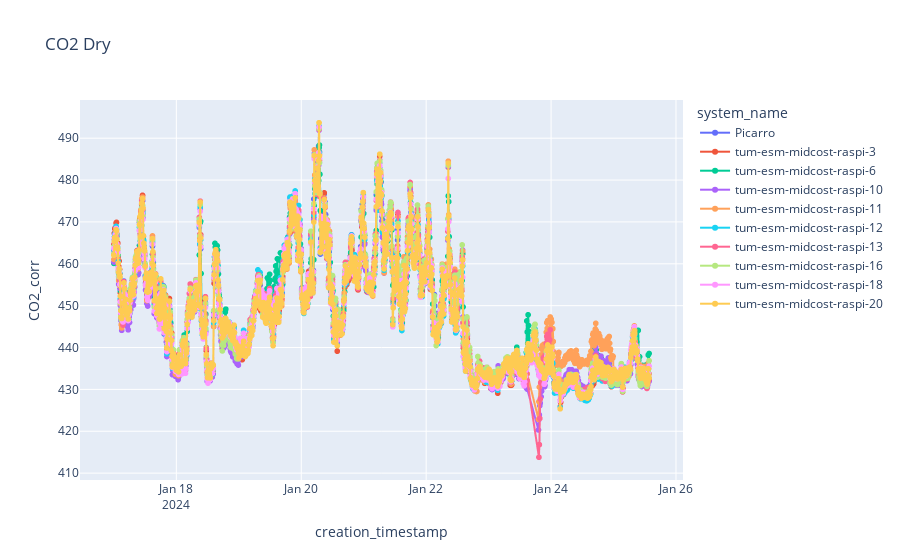
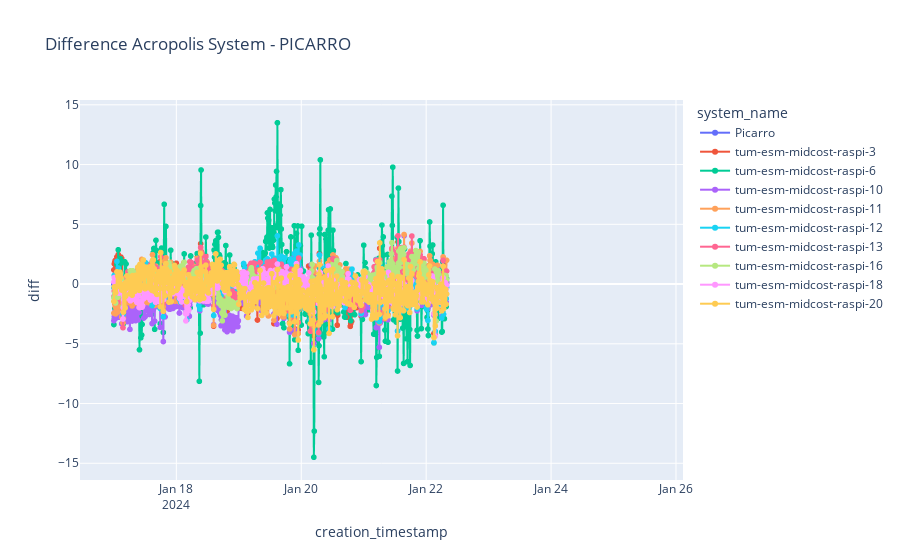
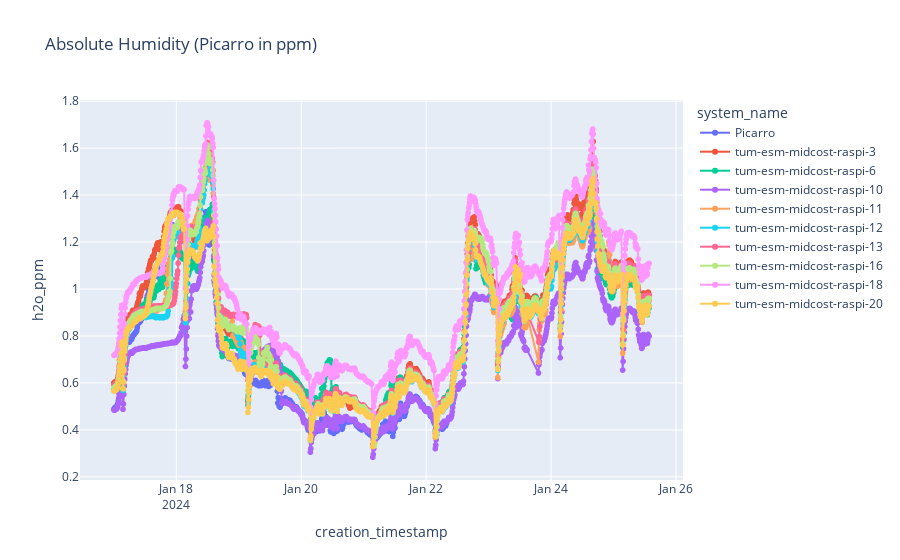

Notebook code cell kept with these figures, in order:
### Code cell
import plotly.express as px

#dataframe = df_cal_corr_agg_1h
dataframe = df_cal_corr_agg_10m

fig = px.line(dataframe, x="creation_timestamp", y=f"CO2_corr", markers=True, title = "CO2 Dry", color="system_name")
fig.show()

fig = px.line(dataframe, x="creation_timestamp", y=f"diff", markers=True, title = "Difference Acropolis System - PICARRO", color="system_name")
fig.show()

fig = px.line(dataframe, x="creation_timestamp", y=f"h2o_ppm", markers=True, title = "Absolute Humidity (Picarro in ppm)", color="system_name")
fig.show()

### Figure 1 — Plotly figure (JSON) as saved in the notebook; plotly's stock layout.template omitted (floating-point values rounded to 4 significant figures; data arrays with more than 128 entries replaced by an {"elided": "..."} marker saying what was removed)
{"data": [{"hovertemplate": "system_name=Picarro<br>creation_timestamp=%{x}<br>CO2_corr=%{y}<extra></extra>", "legendgroup": "Picarro", "line": {"color": "#636efa", "dash": "solid"}, "marker": {"symbol": "circle"}, "mode": "lines+markers", "name": "Picarro", "showlegend": true, "type": "scattergl", "x": {"elided": "768 str values"}, "xaxis": "x", "y": {"elided": "768 float values"}, "yaxis": "y"}, {"hovertemplate": "system_name=tum-esm-midcost-raspi-3<br>creation_timestamp=%{x}<br>CO2_corr=%{y}<extra></extra>", "legendgroup": "tum-esm-midcost-raspi-3", "line": {"color": "#EF553B", "dash": "solid"}, "marker": {"symbol": "circle"}, "mode": "lines+markers", "name": "tum-esm-midcost-raspi-3", "showlegend": true, "type": "scattergl", "x": {"elided": "1216 str values"}, "xaxis": "x", "y": {"elided": "1216 float values"}, "yaxis": "y"}, {"hovertemplate": "system_name=tum-esm-midcost-raspi-6<br>creation_timestamp=%{x}<br>CO2_corr=%{y}<extra></extra>", "legendgroup": "tum-esm-midcost-raspi-6", "line": {"color": "#00cc96", "dash": "solid"}, "marker": {"symbol": "circle"}, "mode": "lines+markers", "name": "tum-esm-midcost-raspi-6", "showlegend": true, "type": "scattergl", "x": {"elided": "1216 str values"}, "xaxis": "x", "y": {"elided": "1216 float values"}, "yaxis": "y"}, {"hovertemplate": "system_name=tum-esm-midcost-raspi-10<br>creation_timestamp=%{x}<br>CO2_corr=%{y}<extra></extra>", "legendgroup": "tum-esm-midcost-raspi-10", "line": {"color": "#ab63fa", "dash": "solid"}, "marker": {"symbol": "circle"}, "mode": "lines+markers", "name": "tum-esm-midcost-raspi-10", "showlegend": true, "type": "scattergl", "x": {"elided": "1192 str values"}, "xaxis": "x", "y": {"elided": "1192 float values"}, "yaxis": "y"}, {"hovertemplate": "system_name=tum-esm-midcost-raspi-11<br>creation_timestamp=%{x}<br>CO2_corr=%{y}<extra></extra>", "legendgroup": "tum-esm-midcost-raspi-11", "line": {"color": "#FFA15A", "dash": "solid"}, "marker": {"symbol": "circle"}, "mode": "lines+markers", "name": "tum-esm-midcost-raspi-11", "showlegend": true, "type": "scattergl", "x": {"elided": "1192 str values"}, "xaxis": "x", "y": {"elided": "1192 float values"}, "yaxis": "y"}, {"hovertemplate": "system_name=tum-esm-midcost-raspi-12<br>creation_timestamp=%{x}<br>CO2_corr=%{y}<extra></extra>", "legendgroup": "tum-esm-midcost-raspi-12", "line": {"color": "#19d3f3", "dash": "solid"}, "marker": {"symbol": "circle"}, "mode": "lines+markers", "name": "tum-esm-midcost-raspi-12", "showlegend": true, "type": "scattergl", "x": {"elided": "1217 str values"}, "xaxis": "x", "y": {"elided": "1217 float values"}, "yaxis": "y"}, {"hovertemplate": "system_name=tum-esm-midcost-raspi-13<br>creation_timestamp=%{x}<br>CO2_corr=%{y}<extra></extra>", "legendgroup": "tum-esm-midcost-raspi-13", "line": {"color": "#FF6692", "dash": "solid"}, "marker": {"symbol": "circle"}, "mode": "lines+markers", "name": "tum-esm-midcost-raspi-13", "showlegend": true, "type": "scattergl", "x": {"elided": "1191 str values"}, "xaxis": "x", "y": {"elided": "1191 float values"}, "yaxis": "y"}, {"hovertemplate": "system_name=tum-esm-midcost-raspi-16<br>creation_timestamp=%{x}<br>CO2_corr=%{y}<extra></extra>", "legendgroup": "tum-esm-midcost-raspi-16", "line": {"color": "#B6E880", "dash": "solid"}, "marker": {"symbol": "circle"}, "mode": "lines+markers", "name": "tum-esm-midcost-raspi-16", "showlegend": true, "type": "scattergl", "x": {"elided": "1217 str values"}, "xaxis": "x", "y": {"elided": "1217 float values"}, "yaxis": "y"}, {"hovertemplate": "system_name=tum-esm-midcost-raspi-18<br>creation_timestamp=%{x}<br>CO2_corr=%{y}<extra></extra>", "legendgroup": "tum-esm-midcost-raspi-18", "line": {"color": "#FF97FF", "dash": "solid"}, "marker": {"symbol": "circle"}, "mode": "lines+markers", "name": "tum-esm-midcost-raspi-18", "showlegend": true, "type": "scattergl", "x": {"elided": "1217 str values"}, "xaxis": "x", "y": {"elided": "1217 float values"}, "yaxis": "y"}, {"hovertemplate": "system_name=tum-esm-midcost-raspi-20<br>creation_timestamp=%{x}<br>CO2_corr=%{y}<extra></extra>", "legendgroup": "tum-esm-midcost-raspi-20", "line": {"color": "#FECB52", "dash": "solid"}, "marker": {"symbol": "circle"}, "mode": "lines+markers", "name": "tum-esm-midcost-raspi-20", "showlegend": true, "type": "scattergl", "x": {"elided": "1217 str values"}, "xaxis": "x", "y": {"elided": "1217 float values"}, "yaxis": "y"}], "layout": {"legend": {"title": {"text": "system_name"}, "tracegroupgap": 0}, "title": {"text": "CO2 Dry"}, "xaxis": {"anchor": "y", "domain": [0, 1], "title": {"text": "creation_timestamp"}}, "yaxis": {"anchor": "x", "domain": [0, 1], "title": {"text": "CO2_corr"}}}}

### Figure 2 — Plotly figure (JSON) as saved in the notebook; plotly's stock layout.template omitted (floating-point values rounded to 4 significant figures; data arrays with more than 128 entries replaced by an {"elided": "..."} marker saying what was removed)
{"data": [{"hovertemplate": "system_name=Picarro<br>creation_timestamp=%{x}<br>diff=%{y}<extra></extra>", "legendgroup": "Picarro", "line": {"color": "#636efa", "dash": "solid"}, "marker": {"symbol": "circle"}, "mode": "lines+markers", "name": "Picarro", "showlegend": true, "type": "scattergl", "x": {"elided": "768 str values"}, "xaxis": "x", "y": {"elided": "768 int values"}, "yaxis": "y"}, {"hovertemplate": "system_name=tum-esm-midcost-raspi-3<br>creation_timestamp=%{x}<br>diff=%{y}<extra></extra>", "legendgroup": "tum-esm-midcost-raspi-3", "line": {"color": "#EF553B", "dash": "solid"}, "marker": {"symbol": "circle"}, "mode": "lines+markers", "name": "tum-esm-midcost-raspi-3", "showlegend": true, "type": "scattergl", "x": {"elided": "1216 str values"}, "xaxis": "x", "y": {"elided": "1216 float values"}, "yaxis": "y"}, {"hovertemplate": "system_name=tum-esm-midcost-raspi-6<br>creation_timestamp=%{x}<br>diff=%{y}<extra></extra>", "legendgroup": "tum-esm-midcost-raspi-6", "line": {"color": "#00cc96", "dash": "solid"}, "marker": {"symbol": "circle"}, "mode": "lines+markers", "name": "tum-esm-midcost-raspi-6", "showlegend": true, "type": "scattergl", "x": {"elided": "1216 str values"}, "xaxis": "x", "y": {"elided": "1216 float values"}, "yaxis": "y"}, {"hovertemplate": "system_name=tum-esm-midcost-raspi-10<br>creation_timestamp=%{x}<br>diff=%{y}<extra></extra>", "legendgroup": "tum-esm-midcost-raspi-10", "line": {"color": "#ab63fa", "dash": "solid"}, "marker": {"symbol": "circle"}, "mode": "lines+markers", "name": "tum-esm-midcost-raspi-10", "showlegend": true, "type": "scattergl", "x": {"elided": "1192 str values"}, "xaxis": "x", "y": {"elided": "1192 float values"}, "yaxis": "y"}, {"hovertemplate": "system_name=tum-esm-midcost-raspi-11<br>creation_timestamp=%{x}<br>diff=%{y}<extra></extra>", "legendgroup": "tum-esm-midcost-raspi-11", "line": {"color": "#FFA15A", "dash": "solid"}, "marker": {"symbol": "circle"}, "mode": "lines+markers", "name": "tum-esm-midcost-raspi-11", "showlegend": true, "type": "scattergl", "x": {"elided": "1192 str values"}, "xaxis": "x", "y": {"elided": "1192 float values"}, "yaxis": "y"}, {"hovertemplate": "system_name=tum-esm-midcost-raspi-12<br>creation_timestamp=%{x}<br>diff=%{y}<extra></extra>", "legendgroup": "tum-esm-midcost-raspi-12", "line": {"color": "#19d3f3", "dash": "solid"}, "marker": {"symbol": "circle"}, "mode": "lines+markers", "name": "tum-esm-midcost-raspi-12", "showlegend": true, "type": "scattergl", "x": {"elided": "1217 str values"}, "xaxis": "x", "y": {"elided": "1217 float values"}, "yaxis": "y"}, {"hovertemplate": "system_name=tum-esm-midcost-raspi-13<br>creation_timestamp=%{x}<br>diff=%{y}<extra></extra>", "legendgroup": "tum-esm-midcost-raspi-13", "line": {"color": "#FF6692", "dash": "solid"}, "marker": {"symbol": "circle"}, "mode": "lines+markers", "name": "tum-esm-midcost-raspi-13", "showlegend": true, "type": "scattergl", "x": {"elided": "1191 str values"}, "xaxis": "x", "y": {"elided": "1191 float values"}, "yaxis": "y"}, {"hovertemplate": "system_name=tum-esm-midcost-raspi-16<br>creation_timestamp=%{x}<br>diff=%{y}<extra></extra>", "legendgroup": "tum-esm-midcost-raspi-16", "line": {"color": "#B6E880", "dash": "solid"}, "marker": {"symbol": "circle"}, "mode": "lines+markers", "name": "tum-esm-midcost-raspi-16", "showlegend": true, "type": "scattergl", "x": {"elided": "1217 str values"}, "xaxis": "x", "y": {"elided": "1217 float values"}, "yaxis": "y"}, {"hovertemplate": "system_name=tum-esm-midcost-raspi-18<br>creation_timestamp=%{x}<br>diff=%{y}<extra></extra>", "legendgroup": "tum-esm-midcost-raspi-18", "line": {"color": "#FF97FF", "dash": "solid"}, "marker": {"symbol": "circle"}, "mode": "lines+markers", "name": "tum-esm-midcost-raspi-18", "showlegend": true, "type": "scattergl", "x": {"elided": "1217 str values"}, "xaxis": "x", "y": {"elided": "1217 float values"}, "yaxis": "y"}, {"hovertemplate": "system_name=tum-esm-midcost-raspi-20<br>creation_timestamp=%{x}<br>diff=%{y}<extra></extra>", "legendgroup": "tum-esm-midcost-raspi-20", "line": {"color": "#FECB52", "dash": "solid"}, "marker": {"symbol": "circle"}, "mode": "lines+markers", "name": "tum-esm-midcost-raspi-20", "showlegend": true, "type": "scattergl", "x": {"elided": "1217 str values"}, "xaxis": "x", "y": {"elided": "1217 float values"}, "yaxis": "y"}], "layout": {"legend": {"title": {"text": "system_name"}, "tracegroupgap": 0}, "title": {"text": "Difference Acropolis System - PICARRO"}, "xaxis": {"anchor": "y", "domain": [0, 1], "title": {"text": "creation_timestamp"}}, "yaxis": {"anchor": "x", "domain": [0, 1], "title": {"text": "diff"}}}}

### Figure 3 — Plotly figure (JSON) as saved in the notebook; plotly's stock layout.template omitted (floating-point values rounded to 4 significant figures; data arrays with more than 128 entries replaced by an {"elided": "..."} marker saying what was removed)
{"data": [{"hovertemplate": "system_name=Picarro<br>creation_timestamp=%{x}<br>h2o_ppm=%{y}<extra></extra>", "legendgroup": "Picarro", "line": {"color": "#636efa", "dash": "solid"}, "marker": {"symbol": "circle"}, "mode": "lines+markers", "name": "Picarro", "showlegend": true, "type": "scattergl", "x": {"elided": "768 str values"}, "xaxis": "x", "y": {"elided": "768 float values"}, "yaxis": "y"}, {"hovertemplate": "system_name=tum-esm-midcost-raspi-3<br>creation_timestamp=%{x}<br>h2o_ppm=%{y}<extra></extra>", "legendgroup": "tum-esm-midcost-raspi-3", "line": {"color": "#EF553B", "dash": "solid"}, "marker": {"symbol": "circle"}, "mode": "lines+markers", "name": "tum-esm-midcost-raspi-3", "showlegend": true, "type": "scattergl", "x": {"elided": "1216 str values"}, "xaxis": "x", "y": {"elided": "1216 float values"}, "yaxis": "y"}, {"hovertemplate": "system_name=tum-esm-midcost-raspi-6<br>creation_timestamp=%{x}<br>h2o_ppm=%{y}<extra></extra>", "legendgroup": "tum-esm-midcost-raspi-6", "line": {"color": "#00cc96", "dash": "solid"}, "marker": {"symbol": "circle"}, "mode": "lines+markers", "name": "tum-esm-midcost-raspi-6", "showlegend": true, "type": "scattergl", "x": {"elided": "1216 str values"}, "xaxis": "x", "y": {"elided": "1216 float values"}, "yaxis": "y"}, {"hovertemplate": "system_name=tum-esm-midcost-raspi-10<br>creation_timestamp=%{x}<br>h2o_ppm=%{y}<extra></extra>", "legendgroup": "tum-esm-midcost-raspi-10", "line": {"color": "#ab63fa", "dash": "solid"}, "marker": {"symbol": "circle"}, "mode": "lines+markers", "name": "tum-esm-midcost-raspi-10", "showlegend": true, "type": "scattergl", "x": {"elided": "1192 str values"}, "xaxis": "x", "y": {"elided": "1192 float values"}, "yaxis": "y"}, {"hovertemplate": "system_name=tum-esm-midcost-raspi-11<br>creation_timestamp=%{x}<br>h2o_ppm=%{y}<extra></extra>", "legendgroup": "tum-esm-midcost-raspi-11", "line": {"color": "#FFA15A", "dash": "solid"}, "marker": {"symbol": "circle"}, "mode": "lines+markers", "name": "tum-esm-midcost-raspi-11", "showlegend": true, "type": "scattergl", "x": {"elided": "1192 str values"}, "xaxis": "x", "y": {"elided": "1192 float values"}, "yaxis": "y"}, {"hovertemplate": "system_name=tum-esm-midcost-raspi-12<br>creation_timestamp=%{x}<br>h2o_ppm=%{y}<extra></extra>", "legendgroup": "tum-esm-midcost-raspi-12", "line": {"color": "#19d3f3", "dash": "solid"}, "marker": {"symbol": "circle"}, "mode": "lines+markers", "name": "tum-esm-midcost-raspi-12", "showlegend": true, "type": "scattergl", "x": {"elided": "1217 str values"}, "xaxis": "x", "y": {"elided": "1217 float values"}, "yaxis": "y"}, {"hovertemplate": "system_name=tum-esm-midcost-raspi-13<br>creation_timestamp=%{x}<br>h2o_ppm=%{y}<extra></extra>", "legendgroup": "tum-esm-midcost-raspi-13", "line": {"color": "#FF6692", "dash": "solid"}, "marker": {"symbol": "circle"}, "mode": "lines+markers", "name": "tum-esm-midcost-raspi-13", "showlegend": true, "type": "scattergl", "x": {"elided": "1191 str values"}, "xaxis": "x", "y": {"elided": "1191 float values"}, "yaxis": "y"}, {"hovertemplate": "system_name=tum-esm-midcost-raspi-16<br>creation_timestamp=%{x}<br>h2o_ppm=%{y}<extra></extra>", "legendgroup": "tum-esm-midcost-raspi-16", "line": {"color": "#B6E880", "dash": "solid"}, "marker": {"symbol": "circle"}, "mode": "lines+markers", "name": "tum-esm-midcost-raspi-16", "showlegend": true, "type": "scattergl", "x": {"elided": "1217 str values"}, "xaxis": "x", "y": {"elided": "1217 float values"}, "yaxis": "y"}, {"hovertemplate": "system_name=tum-esm-midcost-raspi-18<br>creation_timestamp=%{x}<br>h2o_ppm=%{y}<extra></extra>", "legendgroup": "tum-esm-midcost-raspi-18", "line": {"color": "#FF97FF", "dash": "solid"}, "marker": {"symbol": "circle"}, "mode": "lines+markers", "name": "tum-esm-midcost-raspi-18", "showlegend": true, "type": "scattergl", "x": {"elided": "1217 str values"}, "xaxis": "x", "y": {"elided": "1217 float values"}, "yaxis": "y"}, {"hovertemplate": "system_name=tum-esm-midcost-raspi-20<br>creation_timestamp=%{x}<br>h2o_ppm=%{y}<extra></extra>", "legendgroup": "tum-esm-midcost-raspi-20", "line": {"color": "#FECB52", "dash": "solid"}, "marker": {"symbol": "circle"}, "mode": "lines+markers", "name": "tum-esm-midcost-raspi-20", "showlegend": true, "type": "scattergl", "x": {"elided": "1217 str values"}, "xaxis": "x", "y": {"elided": "1217 float values"}, "yaxis": "y"}], "layout": {"legend": {"title": {"text": "system_name"}, "tracegroupgap": 0}, "title": {"text": "Absolute Humidity (Picarro in ppm)"}, "xaxis": {"anchor": "y", "domain": [0, 1], "title": {"text": "creation_timestamp"}}, "yaxis": {"anchor": "x", "domain": [0, 1], "title": {"text": "h2o_ppm"}}}}
